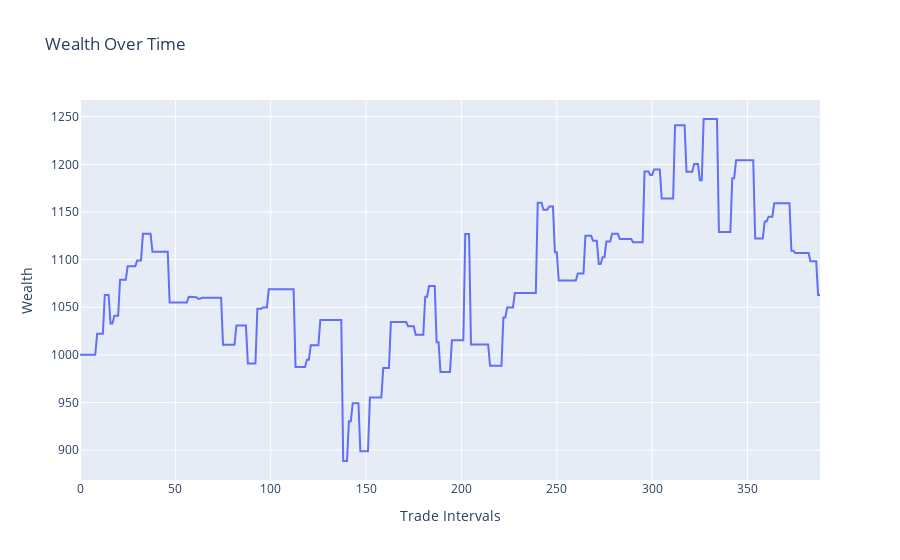

Notebook source saved alongside this figure:
### Code cell
import plotly.graph_objects as go

# Create traces
trace1 = go.Scatter(
    x=list(range(len(wealth_over_time))),
    y=wealth_over_time,
    mode='lines',
    name='Without Transaction Costs'
)


# Define layout
layout = go.Layout(
    title='Wealth Over Time',
    xaxis=dict(title='Trade Intervals'),
    yaxis=dict(title='Wealth')
)

# Create figure and add traces
fig = go.Figure(data=trace1, layout=layout)

# Show the plot
fig.show()

### Figure 1 — Plotly figure (JSON) as saved in the notebook; plotly's stock layout.template omitted (floating-point values rounded to 4 significant figures; data arrays with more than 128 entries replaced by an {"elided": "..."} marker saying what was removed)
{"data": [{"mode": "lines", "name": "Without Transaction Costs", "type": "scatter", "x": {"elided": "389 int values"}, "y": {"elided": "389 float values"}}], "layout": {"title": {"text": "Wealth Over Time"}, "xaxis": {"title": {"text": "Trade Intervals"}}, "yaxis": {"title": {"text": "Wealth"}}}}
